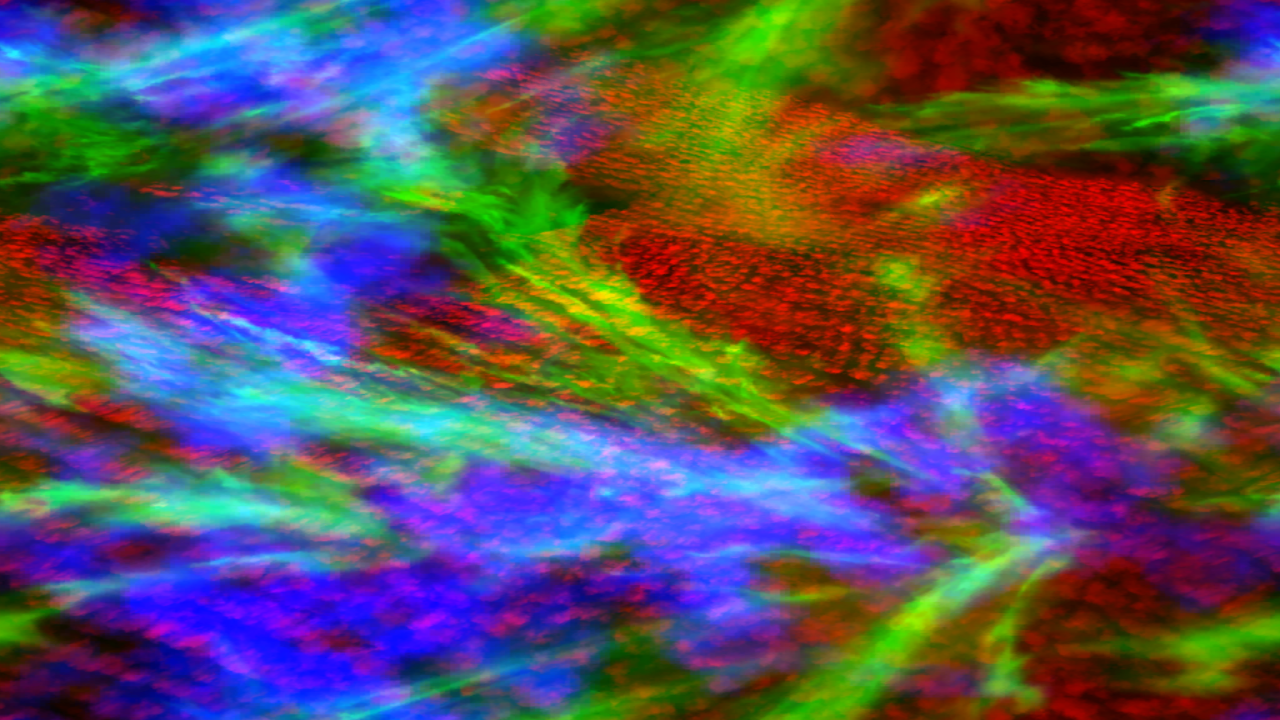
#> input picture archive/captures/engine/shot.png, 1280 x 720 px, found by its file name
$ python ascii.py
#> lines starting #> are read from the running program, lines starting #| are printed output that depends on the picture
import numpy as np
from PIL import Image
a=np.asarray(Image.open("engine/shot.png").convert("L").resize((100,40)),dtype=np.float32)
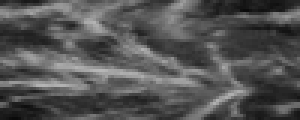
#> a: shape (40, 100) float32 (shown 3 times larger); min 10, max 183, mean 83.3
bg=np.abs(np.asarray(Image.open("engine/shot.png").convert("RGB").resize((100,40)),dtype=np.float32)-np.array([15,17,23])).max(2)<18
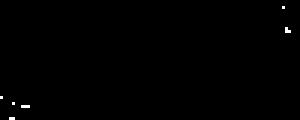
#> bg: shape (40, 100) bool (shown 3 times larger); 0.27% white in thin lines or dots
chars=" .:-=+*#%@"
for y in range(40):
    row=""
    for x in range(100):
        if bg[y,x]: row+=" "
        else:
            v=a[y,x]/255.0
            row+=chars[min(9,int(v*10))]
    print(row)
